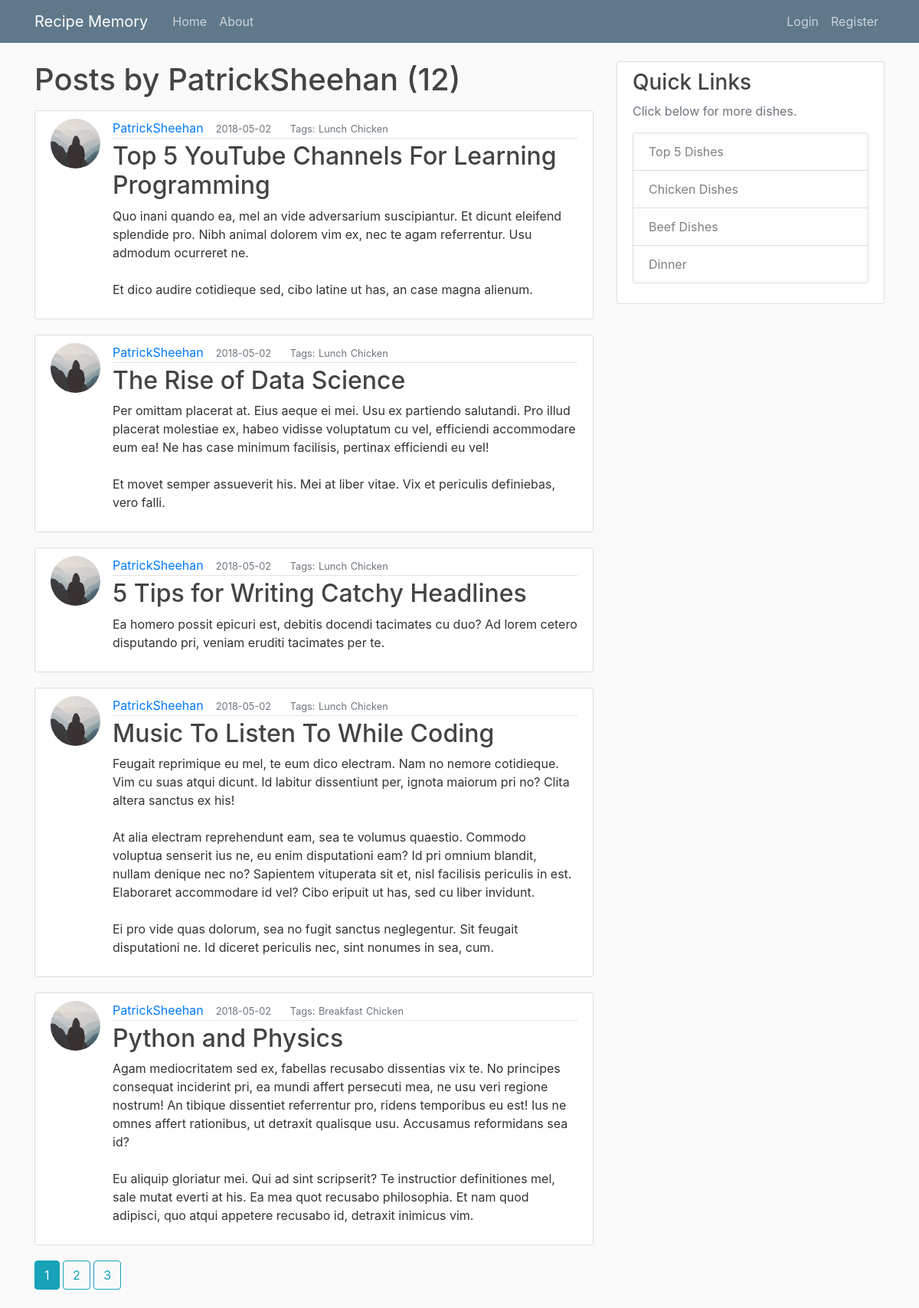
Page /user/PatrickSheehan on the earlier database version.
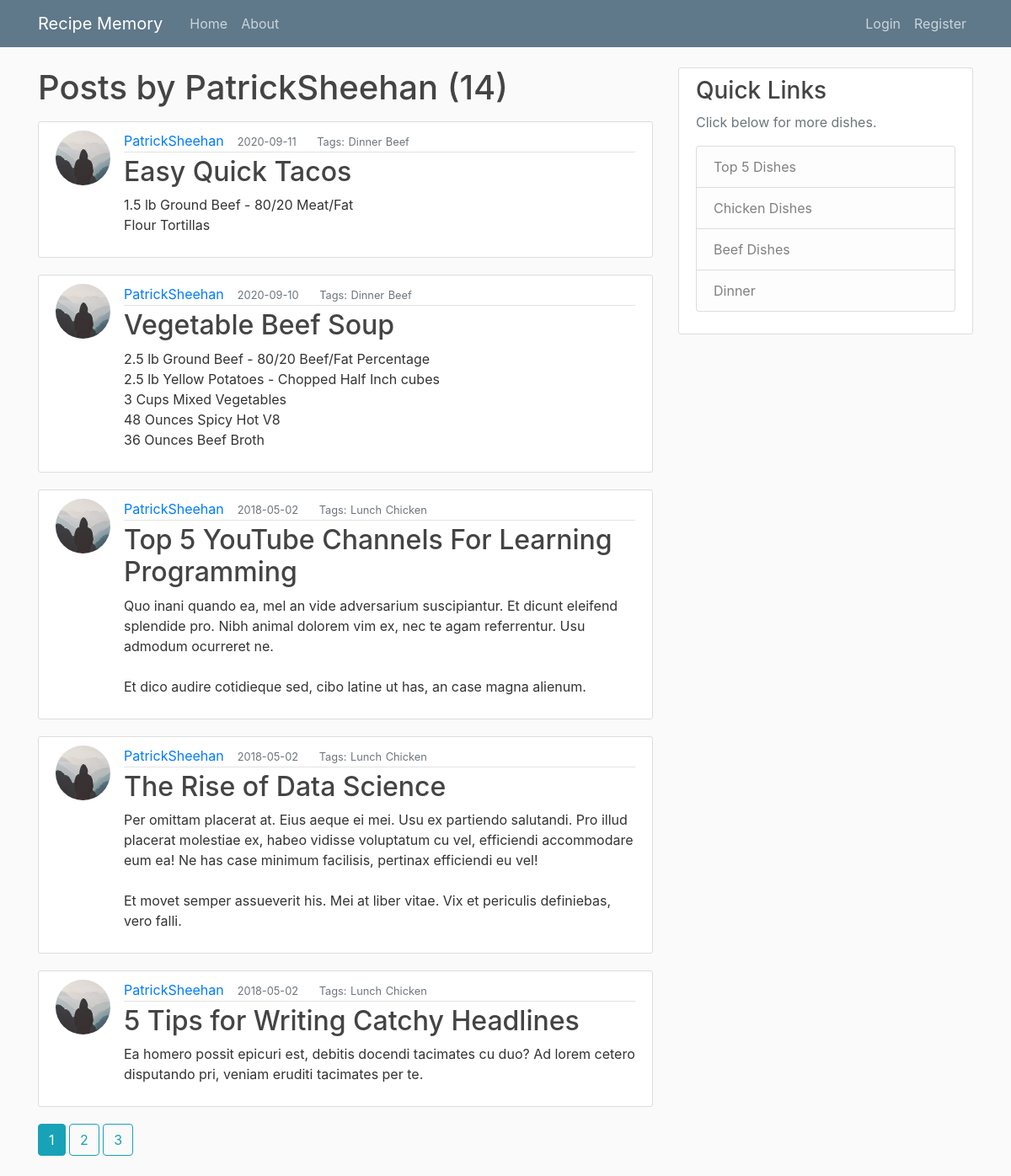
Same page on the later database version.
### flaskblog/models.py (models this page shows, shortened)
class Post(db.Model):
    id = db.Column(db.Integer, primary_key=True)
    title = db.Column(db.String(120), nullable=False)
    date_posted = db.Column(db.DateTime, nullable=False, default=datetime.utcnow)
    mealType = db.Column(db.String(20), default="Dinner", nullable=True)
    mainIngredient = db.Column(db.String(35), default="Chicken", nullable=True)
    content = db.Column(db.Text, nullable=False)
    user_id = db.Column(db.Integer, db.ForeignKey('user.id'), nullable=False)

class User(db.Model, UserMixin):
    id = db.Column(db.Integer, primary_key=True)
    username = db.Column(db.String(20), unique=True, nullable=False)
    email = db.Column(db.String(120), unique=True, nullable=False)
    image_file = db.Column(db.String(20), nullable=False, default='default.jpg')
    password = db.Column(db.String(60), nullable=False)
    posts = db.relationship('Post', backref='author', lazy=True)

### flaskblog/users/routes.py (the view)
@users.route("/user/<string:username>")
def user_posts(username):
    page = request.args.get('page', 1, type=int)
    user = User.query.filter_by(username=username).first_or_404()
    posts = Post.query.filter_by(author=user)\
        .order_by(Post.date_posted.desc())\
        .paginate(page=page, per_page=5)
    return render_template('user_posts.html', posts=posts, user=user)

### flaskblog/templates/user_posts.html
{% extends "layouts.html" %}
{% block content %}
  <h1 class="mb-3">Posts by {{ user.username}} ({{ posts.total }})</h1>
  {% for post in posts.items %}
      <article class="media content-section">
        <img class="rounded-circle article-img" src="{{ url_for('static', filename='profile_pics/' + post.author.image_file) }}">
      <div class="media-body">
        <div class="article-metadata">
          <a class="mr-2" href="{{ url_for('users.user_posts', username=post.author.username) }}">{{ post.author.username }}</a>
          <small class="text-muted"> &nbsp;{{ post.date_posted.strftime('%Y-%m-%d') }}</small>
          <small class="text-muted"> &emsp;&nbsp; Tags:</small>
          <b><small class="text-muted">{{ post.mealType }}</small></b>
          <b><small class="text-muted">{{ post.mainIngredient }}</small></b>
        </div>
        <h2><a class="article-title" href="{{ url_for('posts.post', post_id=post.id) }}">{{ post.title }}</a></h2>
        <p class="article-content">{{ post.content }}</p>
      </div>
      </article>
  {% endfor %}
  {% for page_num in posts.iter_pages(left_edge=2, right_edge=2, left_current=2, right_current=3) %}
    {% if page_num %}
      {% if posts.page == page_num %}
        <a class="btn btn-info mb-4" href="{{ url_for('users.user_posts', username=user.username, page=page_num) }}">{{ page_num }}</a>
      {% else %}
        <a class="btn btn-outline-info mb-4" href="{{ url_for('users.user_posts', username=user.username, page=page_num) }}">{{ page_num }}</a>
      {% endif %}
    {% else %}
      ...
    {% endif %}
  {% endfor %}
{% endblock content %}

Differences in the rows shown:
no longer on this page (row unchanged): Post: image_file (picture), author.username "PatrickSheehan", date_posted "2018-05-02", mealType "Lunch", mainIngredient "Chicken", title "Music To Listen To While Coding", content "Feugait reprimique eu mel, te eum dico electram. Nam no nemore cotidieque. Vim cu suas atqui dicunt. Id labitur dissentiunt per, ignota maiorum pri no? Clita altera sanctus ex his! At alia electram reprehendunt eam, sea te volumus quaestio. Commodo voluptua senserit ius ne, eu enim disputationi eam? Id pri omnium blandit, nullam denique nec no? Sapientem vituperata sit et, nisl facilisis periculis in est. Elaboraret accommodare id vel? Cibo eripuit ut has, sed cu liber invidunt. Ei pro vide quas dolorum, sea no fugit sanctus neglegentur. Sit feugait disputationi ne. Id diceret periculis nec, sint nonumes in sea, cum."
no longer on this page (row unchanged): Post: image_file (picture), author.username "PatrickSheehan", date_posted "2018-05-02", mealType "Breakfast", mainIngredient "Chicken", title "Python and Physics", content "Agam mediocritatem sed ex, fabellas recusabo dissentias vix te. No principes consequat inciderint pri, ea mundi affert persecuti mea, ne usu veri regione nostrum! An tibique dissentiet referrentur pro, ridens temporibus eu est! Ius ne omnes affert rationibus, ut detraxit qualisque usu. Accusamus reformidans sea id? Eu aliquip gloriatur mei. Qui ad sint scripserit? Te instructior definitiones mel, sale mutat everti at his. Ea mea quot recusabo philosophia. Et nam quod adipisci, quo atqui appetere recusabo id, detraxit inimicus vim."
added Post: image_file (picture), author.username "PatrickSheehan", date_posted "2020-09-11", mealType "Dinner", mainIngredient "Beef", title "Easy Quick Tacos", content "1.5 lb Ground Beef - 80/20 Meat/Fat Flour Tortillas"
added Post: image_file (picture), author.username "PatrickSheehan", date_posted "2020-09-10", mealType "Dinner", mainIngredient "Beef", title "Vegetable Beef Soup", content "2.5 lb Ground Beef - 80/20 Beef/Fat Percentage 2.5 lb Yellow Potatoes - Chopped Half Inch cubes 3 Cups Mixed Vegetables 48 Ounces Spicy Hot V8 36 Ounces Beef Broth"
Other differences:
{{ posts.total }}: "12" → "14"
